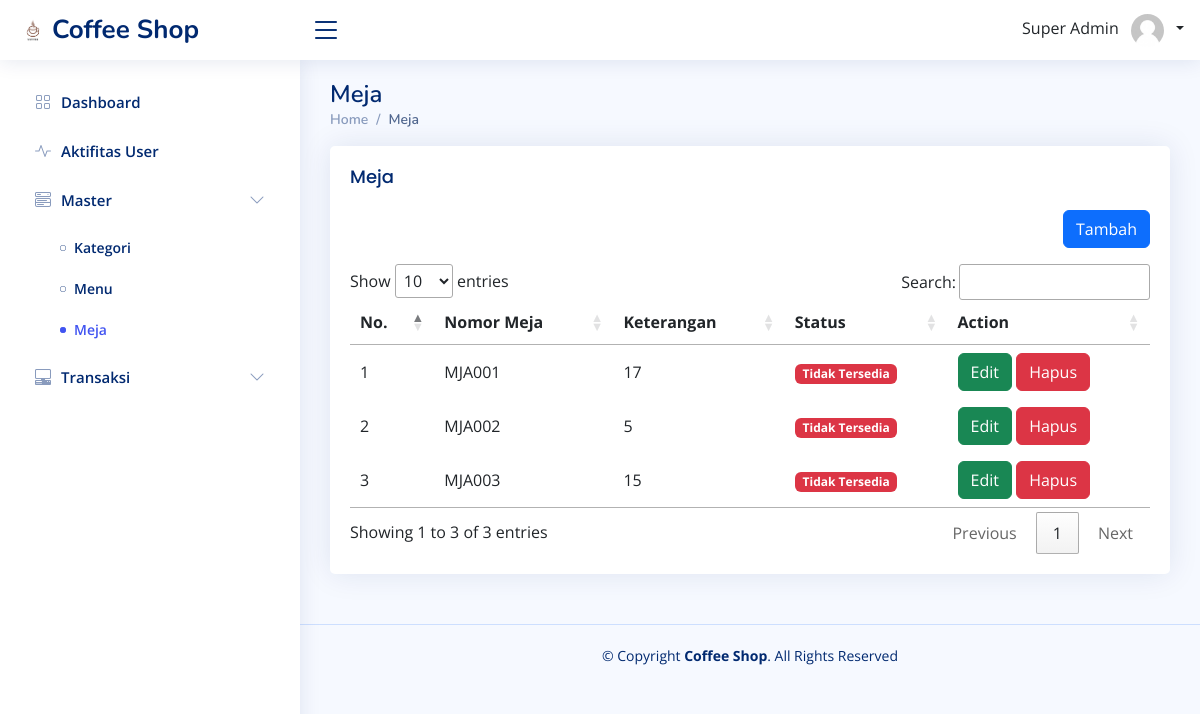
The app's page /index_manajer.php?page=meja (signed in) with its own data.
### tables this page shows
CREATE TABLE `t_meja` (
  `id_meja` int(11) NOT NULL,
  `nomor_meja` varchar(255) NOT NULL,
  `keterangan` varchar(255) NOT NULL,
  `status` enum('Tersedia','Tidak Tersedia','','') NOT NULL
);

### function/view-query.php (called while the page is built, shortened)
<?php
function getMeja()
{
    $conn = connection();
    $query = "SELECT * FROM t_meja ORDER BY nomor_meja ASC";
    $result = mysqli_query($conn, $query);
    $data = [];
    while ($row = mysqli_fetch_assoc($result)) {
        $data[] = $row;
    }
    return $data;
}

### pages-manajer/meja/index_manajer.php (the view, shortened to what this page needs)
<?php
include('function/view-query.php');
$data = getMeja();
?>
<main id="main" class="main">
    <div class="pagetitle">
        <h1>Meja</h1>
        <nav>
            <ol class="breadcrumb">
                <li class="breadcrumb-item"><a href="index_manajer.php">Home</a></li>
                <li class="breadcrumb-item active">Meja</li>
            </ol>
        </nav>
    </div>
    <section class="section">
        <div class="row">
            <div class="col-lg-12">
                <div class="card">
                    <div class="card-body">
                        <h5 class="card-title">Meja</h5>
                        <div class="text-end mb-3">
                            <a href="index_manajer.php?page=meja/create">
                                <button type="button" class="btn btn-primary">
                                    Tambah
                                </button>
                            </a>
                        </div>
                        <table id="table-meja">
                            <thead>
                                <tr>
                                    <th>No.</th>
                                    <th>Nomor Meja</th>
                                    <th>Keterangan</th>
                                    <th>Status</th>
                                    <th>Action</th>
                                </tr>
                            </thead>
                            <tbody>
                                <?php
                                foreach ($data as $key => $value) { ?>
                                    <tr>
                                        <td><?= $key + 1 ?></td>
                                        <td><?= $value['nomor_meja'] ?></td>
                                        <td><?= $value['keterangan'] ?></td>
                                        <td>
                                            <?php
                                            if ($value['status'] == 'Tersedia') { ?>
                                                <span class="badge bg-success"><?= $value['status'] ?></span>
                                            <?php } else { ?>
                                                <span class="badge bg-danger"><?= $value['status'] ?></span>
                                            <?php } ?>
                                        </td>
                                        <td>
                                            <a href="index_manajer.php?page=meja/edit&id=<?= $value['id_meja'] ?>">
                                                <button type="button" class="btn btn-success">
                                                    Edit
                                                </button>
                                            </a>
                                            <a href="logic/meja/delete.php?id=<?= $value['id_meja'] ?>" onclick="javascript:return confirm('Hapus Data Barang ?');">
                                                <button type="button" class="btn btn-danger">
                                                    Hapus
                                                </button>
                                            </a>
                                        </td>
                                    </tr>
                                <?php }
                                ?>
                            </tbody>
                        </table>
                    </div>
                </div>
            </div>
        </div>
    </section>
</main>

### assets/css/style.css (style rules this page uses)
:root { scroll-behavior: smooth; }
body { font-family: "Open Sans", sans-serif; background: #f6f9ff; color: #444444; }
a { color: #4154f1; text-decoration: none; }
h1, h2, h3, h4, h5, h6 { font-family: "Nunito", sans-serif; }
#main { margin-top: 60px; padding: 20px 30px; transition: all 0.3s; }
.pagetitle { margin-bottom: 10px; }
.pagetitle h1 { font-size: 24px; margin-bottom: 0; font-weight: 600; color: #012970; }
.card { margin-bottom: 30px; border: none; border-radius: 5px; box-shadow: 0px 0 30px rgba(1, 41, 112, 0.1); }
.card-title { padding: 20px 0 15px 0; font-size: 18px; font-weight: 500; color: #012970; font-family: "Poppins", sans-serif; }
.card-body { padding: 0 20px 20px 20px; }
.breadcrumb { font-size: 14px; font-family: "Nunito", sans-serif; color: #899bbd; font-weight: 600; }
.breadcrumb a { color: #899bbd; transition: 0.3s; }
.breadcrumb .breadcrumb-item::before { color: #899bbd; }
.breadcrumb .active { color: #51678f; font-weight: 600; }
@media (min-width: 1200px) { #main, #footer { margin-left: 300px; } }

### records on screen
t_meja: nomor_meja "MJA001", keterangan "17", status "Tidak Tersedia"
t_meja: nomor_meja "MJA002", keterangan "5", status "Tidak Tersedia"
t_meja: nomor_meja "MJA003", keterangan "15", status "Tidak Tersedia"

### other values on screen
$_SESSION['nama_user'] "Super Admin"
